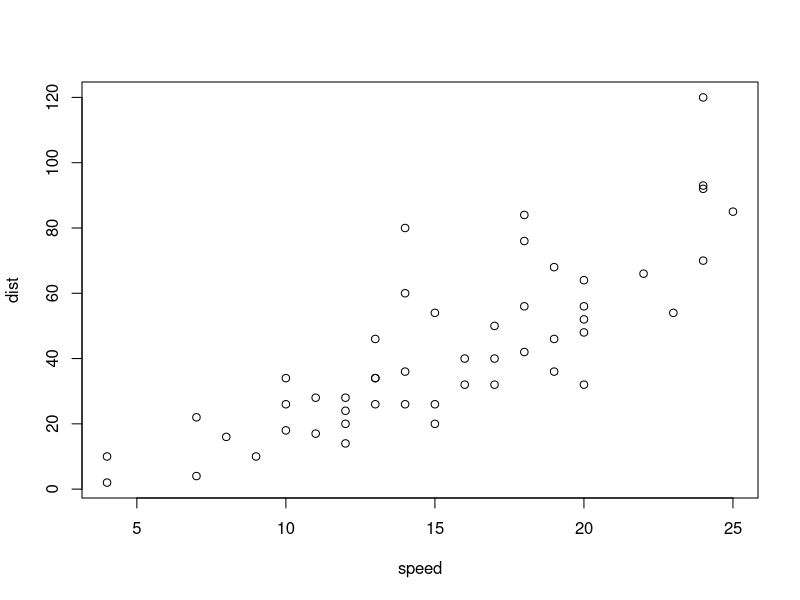
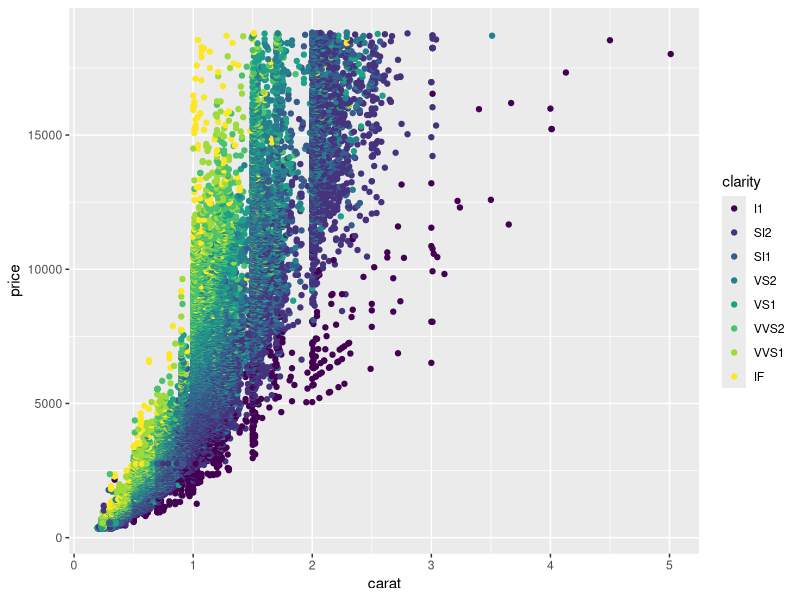

Write the R code that produced these figures, in order.
## ---- chunk 1
4 + 3 # Calcul de base
## ---- chunk 2
2^2 + 3*4
7 %% 2
14 < 17
10 < 8 && 2 == 2
## ---- chunk 3
z = 12.5
z <- 12.5
z

z = 12.5
y = 7.5
z + y

## ---- chunk 4
sqrt(4)
y = sqrt(2)
y

ls()
rm(y)

## ---- chunk 5

#q() ## exit R
typeof(z)
help(exp)
?exp
help.search("linear model")

## ---- chunk 6
plot(cars)
## ---- chunk 7
library(ggplot2)
ggplot(diamonds, aes(x = carat, y = price)) + 
  geom_point(aes(color = clarity))
## ---- chunk 8
example(integer)
## ---- chunk 9
b <- "unil"
c <- "patient 1"
nchar(b)
nchar(c)
paste(b, c, collapse = "")
## ---- chunk 10
1/0
x <- Inf
x - x
## ---- chunk 11
1 == 1
1 == 2
1 != 1 
1 != 2
1 < 1
1 <= 1
## ---- chunk 12
a <- (1 < 2)
a
!a
## ---- chunk 13
b <- (2 > 3)
a & b
a | b
## ---- chunk 14
a <- 1
b <- 1:5
class(a)
class(b)
## ---- chunk 15
c <- "hello"
d <- 1 > 2
class(c)
class(d)
## ---- chunk 16
length(a)
length(b)
length(c)
length(d)
## ---- chunk 17
str(a)
str(b)
str(c)
str(d)
## ---- chunk 18
a <- 1
b <- 2
a + b
## ---- chunk 19
x <- c(5,4,5,6,7,8) 
x
x_char = c("a","b","c") 
x_char
## ---- chunk 20
x
x[2]
x[c(2,4)]
x[c(-2,-4)]
## ---- chunk 21
x[6] = 10
x
a = c(3,4,5,6)
a[c(2,3)] = 0
a
a[c(2,3)] = c(8,7)
a
## ---- chunk 22
c(1,2,3) + c(3,4,5)
## ---- chunk 23
4 * c(1,2,3)
c(2,5) < 4
## ---- chunk 24
c(1,2) + c(3,4,5,6)
## ---- chunk 25
c(1,2) + c(2,3,4)
## ---- chunk 26
library(magrittr)
## ---- chunk 27
  mtcars %>%
  subset(hp > 100) %>%
  aggregate(. ~ cyl, data = ., FUN = . %>% mean %>% round(2)) %>%
  transform(kpl = mpg %>% multiply_by(0.4251)) %>%
  print
## ---- chunk 28
mtcars
## ---- chunk 29
mtcars %>%
  subset(hp > 100)
## ---- chunk 30
mtcars %>%
  subset(hp > 100) %>%
  aggregate(. ~ cyl, data = ., FUN = . %>% mean %>% round(2))
## ---- chunk 31
  mtcars %>%
  subset(hp > 100) %>%
  aggregate(. ~ cyl, data = ., FUN = . %>% mean %>% round(2)) %>%
  transform(kpl = mpg %>% multiply_by(0.4251))

## ---- chunk 32
  mtcars %>%
  subset(hp > 100) %>%
  aggregate(. ~ cyl, data = ., FUN = . %>% mean %>% round(2)) %>%
  transform(kpl = mpg %>% multiply_by(0.4251)) %>%
  print

## ---- chunk 33
car_data <-  
  mtcars %>%
  subset(hp > 100) %>%
  aggregate(. ~ cyl, data = ., FUN = . %>% mean %>% round(2)) %>%
  transform(kpl = mpg %>% multiply_by(0.4251)) %>%
  print

## ---- chunk 34
car_data
